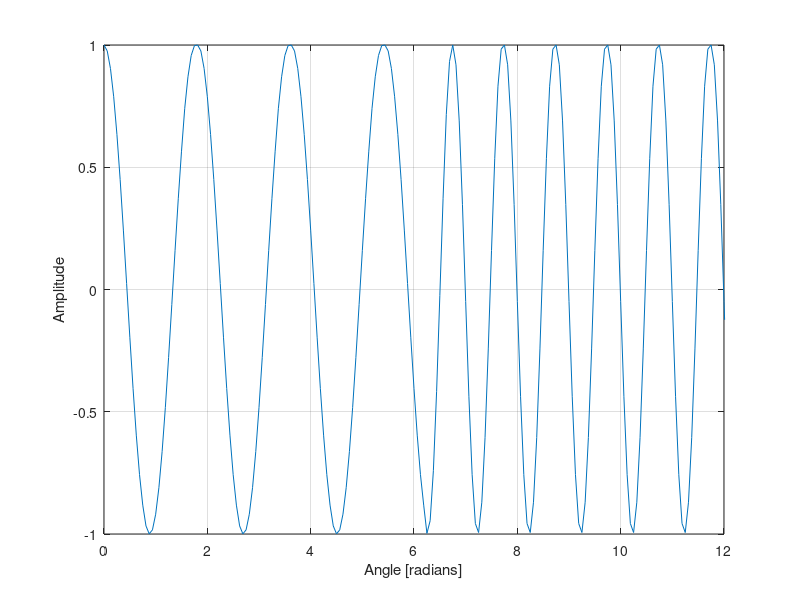

Here is the MATLAB script that generated this plot:
clc; clear; clf;

% The data used is taken directly from the output of the ece486_nco.c file,
% where it is printed in a way that can be placed directly in this file. In
% practice, the printing in the C file would not exist as it would slow
% things down significantly.

% y1,y2 both 1kHz cos signal. y2 is 90 degrees out of phase
y1 = [1.000000, 0.983105, 0.932993, 0.851355, 0.740951, 0.605511, 0.449611, 0.278520, 0.098017, -0.085797, -0.266713, -0.438616, -0.595699, -0.732654, -0.844854, -0.932993, -0.983105, -1.000000, -0.983105, -0.932993, -0.851355, -0.740951, -0.605511, -0.449611, -0.278520, -0.098017, 0.085797, 0.266713, 0.438616, 0.595699, 0.740951, 0.851355, 0.932993, 0.983105, 1.000000, 0.983105, 0.932993, 0.851355, 0.740951, 0.605511, 0.449611, 0.278520, 0.098017, -0.085797, -0.266713, -0.438616, -0.595699, -0.732654, -0.844854, -0.932993, -0.983105, -1.000000, -0.983105, -0.932993, -0.851355, -0.740951, -0.605511, -0.449611, -0.278520, -0.098017, 0.085797, 0.266713, 0.438616, 0.595699, 0.740951, 0.851355, 0.932993, 0.983105, 1.000000, 0.983105, 0.932993, 0.851355, 0.740951, 0.605511, 0.449611, 0.278520, 0.098017, -0.085797, -0.266713, -0.438616, -0.595699, -0.732654, -0.844854, -0.932993, -0.983105, -1.000000, -0.983105, -0.932993, -0.851355, -0.740951, -0.605511, -0.449611, -0.278520, -0.098017, 0.085797, 0.266713, 0.438616, 0.595699, 0.740951, 0.851355];
y2 = [0.000000, -0.183040, -0.359895, -0.524590, -0.671559, -0.795837, -0.893224, -0.960431, -0.995185, -0.996313, -0.963776, -0.898674, -0.803208, -0.680601, -0.534998, -0.359895, -0.183040, -0.000000, 0.183040, 0.359895, 0.524590, 0.671559, 0.795837, 0.893224, 0.960431, 0.995185, 1.000000, 0.983105, 0.932993, 0.851355, 0.740951, 0.605511, 0.449611, 0.278520, 0.098017, -0.085797, -0.266713, -0.438616, -0.595699, -0.732654, -0.844854, -0.932993, -0.983105, -1.000000, -0.983105, -0.932993, -0.851355, -0.740951, -0.605511, -0.449611, -0.278520, -0.098017, 0.085797, 0.266713, 0.438616, 0.595699, 0.740951, 0.851355, 0.932993, 0.983105, 1.000000, 0.983105, 0.932993, 0.851355, 0.740951, 0.605511, 0.449611, 0.278520, 0.098017, -0.085797, -0.266713, -0.438616, -0.595699, -0.732654, -0.844854, -0.932993, -0.983105, -1.000000, -0.983105, -0.932993, -0.851355, -0.740951, -0.605511, -0.449611, -0.278520, -0.098017, 0.085797, 0.266713, 0.438616, 0.595699, 0.740951, 0.851355, 0.932993, 0.983105, 1.000000, 0.983105, 0.932993, 0.851355, 0.740951, 0.605511];

y = [1.000000, 0.975702, 0.903989, 0.788346, 0.634393, 0.449611, 0.242980, 0.024541, -0.195090, -0.405241, -0.595699, -0.757209, -0.881921, -0.966976, -0.999322, -0.983105, -0.919114, -0.810457, -0.662416, -0.482184, -0.278520, -0.061321, 0.158858, 0.371317, 0.565732, 0.740951, 0.870087, 0.956940, 0.997290, 1.000000, 0.975702, 0.903989, 0.788346, 0.634393, 0.449611, 0.242980, 0.024541, -0.195090, -0.405241, -0.595699, -0.757209, -0.881921, -0.966976, -0.999322, -0.983105, -0.919114, -0.810457, -0.662416, -0.482184, -0.278520, -0.061321, 0.158858, 0.371317, 0.565732, 0.740951, 0.870087, 0.956940, 0.997290, 1.000000, 0.975702, 0.903989, 0.788346, 0.634393, 0.449611, 0.242980, 0.024541, -0.195090, -0.405241, -0.595699, -0.757209, -0.881921, -0.966976, -0.999322, -0.983105, -0.919114, -0.810457, -0.662416, -0.482184, -0.278520, -0.061321, 0.158858, 0.371317, 0.565732, 0.740951, 0.870087, 0.956940, 0.997290, 1.000000, 0.975702, 0.903989, 0.788346, 0.634393, 0.449611, 0.242980, 0.024541, -0.195090, -0.405241, -0.595699, -0.757209, -0.881921, -0.997290, -0.945607, -0.740951, -0.416430, -0.024541, 0.371317, 0.715731, 0.932993, 1.000000, 0.919114, 0.689541, 0.348419, -0.049068, -0.438616, -0.757209, -0.956940, -0.993907, -0.870087, -0.605511, -0.242980, 0.158858, 0.534998, 0.831470, 0.983105, 1.000000, 0.919114, 0.689541, 0.348419, -0.049068, -0.438616, -0.757209, -0.956940, -0.993907, -0.870087, -0.605511, -0.242980, 0.158858, 0.534998, 0.831470, 0.983105, 1.000000, 0.919114, 0.689541, 0.348419, -0.049068, -0.438616, -0.757209, -0.956940, -0.993907, -0.870087, -0.605511, -0.242980, 0.158858, 0.534998, 0.831470, 0.983105, 1.000000, 0.919114, 0.689541, 0.348419, -0.049068, -0.438616, -0.757209, -0.956940, -0.993907, -0.870087, -0.605511, -0.242980, 0.158858, 0.534998, 0.831470, 0.983105, 1.000000, 0.919114, 0.689541, 0.348419, -0.049068, -0.438616, -0.757209, -0.956940, -0.993907, -0.870087, -0.605511, -0.242980, 0.158858, 0.534998, 0.831470, 0.983105, 1.000000, 0.919114, 0.689541, 0.348419, -0.049068, -0.438616, -0.757209, -0.956940, -0.993907, -0.870087, -0.605511, -0.881921];

% Plot between 0 and 4*PI
x = 0:0.125/2:4*pi;
x(202) = [];
x(201) = [];

% Plot y1 and y2 showing the phase shift of 90 degrees (PI/2 radians)
figure(1);
plot(x,y);
% plot(x,y1,x,y2)
axis([0 12 -1 1]);
grid;
ylabel('Amplitude');
xlabel('Angle [radians]');
% legend('1 kHz, 0 phase shift', '1 kHz, 90 degree phase shift');

% y1 is at 1 kHz, y2 is at 2 kHz
% y1 = [1.000000, 0.983105, 0.932993, 0.851355, 0.740951, 0.605511, 0.449611, 0.278520, 0.098017, -0.085797, -0.266713, -0.438616, -0.595699, -0.732654, -0.844854, -0.932993, -0.983105, -1.000000, -0.983105, -0.932993, -0.851355, -0.740951, -0.605511, -0.449611, -0.278520, -0.098017, 0.085797, 0.266713, 0.438616, 0.595699, 0.740951, 0.851355, 0.932993, 0.983105, 1.000000, 0.983105, 0.932993, 0.851355, 0.740951, 0.605511, 0.449611, 0.278520, 0.098017, -0.085797, -0.266713, -0.438616, -0.595699, -0.732654, -0.844854, -0.932993, -0.983105, -1.000000, -0.983105, -0.932993, -0.851355, -0.740951, -0.605511, -0.449611, -0.278520, -0.098017, 0.085797, 0.266713, 0.438616, 0.595699, 0.740951, 0.851355, 0.932993, 0.983105, 1.000000, 0.983105, 0.932993, 0.851355, 0.740951, 0.605511, 0.449611, 0.278520, 0.098017, -0.085797, -0.266713, -0.438616, -0.595699, -0.732654, -0.844854, -0.932993, -0.983105, -1.000000, -0.983105, -0.932993, -0.851355, -0.740951, -0.605511, -0.449611, -0.278520, -0.098017, 0.085797, 0.266713, 0.438616, 0.595699, 0.740951, 0.851355];
% y2 = [1.000000, 0.932993, 0.740951, 0.449611, 0.098017, -0.266713, -0.595699, -0.844854, -0.983105, -0.983105, -0.851355, -0.605511, -0.278520, 0.085797, 0.438616, 0.740951, 0.932993, 1.000000, 0.932993, 0.740951, 0.449611, 0.098017, -0.266713, -0.595699, -0.844854, -0.983105, -0.983105, -0.851355, -0.605511, -0.278520, 0.085797, 0.438616, 0.740951, 0.932993, 1.000000, 0.932993, 0.740951, 0.449611, 0.098017, -0.266713, -0.595699, -0.844854, -0.983105, -0.983105, -0.851355, -0.605511, -0.278520, 0.085797, 0.438616, 0.740951, 0.932993, 1.000000, 0.932993, 0.740951, 0.449611, 0.098017, -0.266713, -0.595699, -0.844854, -0.983105, -0.983105, -0.851355, -0.605511, -0.278520, 0.085797, 0.438616, 0.740951, 0.932993, 1.000000, 0.932993, 0.740951, 0.449611, 0.098017, -0.266713, -0.595699, -0.844854, -0.983105, -0.983105, -0.851355, -0.605511, -0.278520, 0.085797, 0.438616, 0.740951, 0.932993, 1.000000, 0.932993, 0.740951, 0.449611, 0.098017, -0.266713, -0.595699, -0.844854, -0.983105, -0.983105, -0.851355, -0.605511, -0.278520, 0.085797, 0.438616];
% 
% % Plot y1 and y2 showing the difference in frequency
% figure(2);
% plot(x,y1,x,y2)
% axis tight;
% grid;
% ylabel('Amplitude');
% xlabel('Angle [radians]');
% legend('1 kHz', '2 kHz');